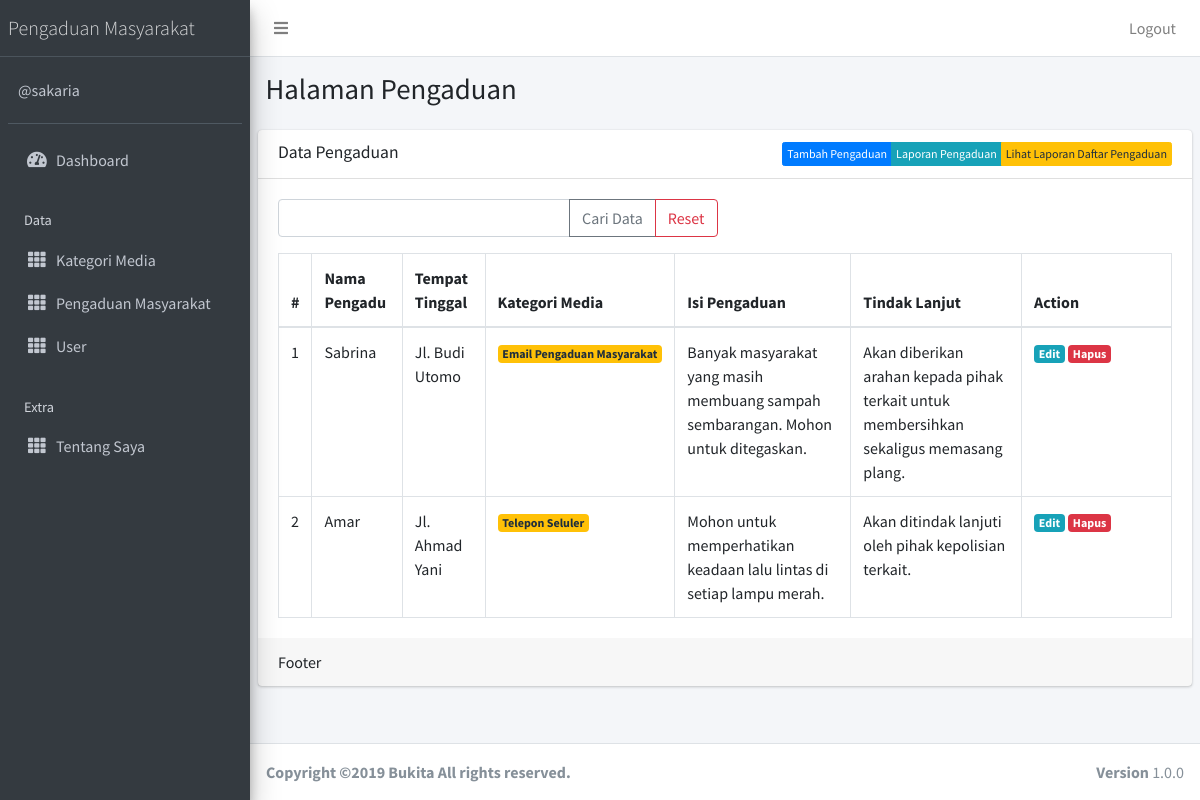
/public/pengaduan (signed in), run on the app's committed database.
### tables this page shows
CREATE TABLE `pengaduan` (
  `id` int(11) NOT NULL,
  `nama_pengadu` varchar(50) NOT NULL,
  `tempat_tinggal` varchar(50) NOT NULL,
  `kategori_id` int(11) NOT NULL,
  `isi_pengaduan` varchar(100) NOT NULL,
  `tindak_lanjut` varchar(100) NOT NULL
);

CREATE TABLE `kategori` (
  `id` int(11) NOT NULL,
  `nama_kategori` varchar(50) NOT NULL
);

### app/core/Controller.php (called while the page is built, shortened)
<?php
class Controller{
	public function view($view, $data = [])
	{
		require_once '../app/views/' . $view . '.php';
	}
	public function model($model)
	{
		return new $model;
	}
}

### app/controllers/Pengaduan.php (called while the page is built, shortened)
<?php
class Pengaduan extends Controller {
	public function index()
	{
		$data['title'] = 'Data Pengaduan';
		$data['pengaduan'] = $this->model('PengaduanModel')->getAllPengaduan();
		$this->view('pengaduan/index', $data);
	}
}

### app/core/App.php (called while the page is built, shortened)
<?php
class App{
	protected $method = 'index';
	protected $params = [];
	public function __construct(){
		$this->controller = new $this->controller;
		call_user_func_array([$this->controller, $this->method], $this->params);
	}
}

### public/index.php (called while the page is built, shortened)
<?php
$app = new App;

### app/core/Database.php (called while the page is built, shortened)
<?php
class Database{
	private $host = DB_HOST;
	private $user = DB_USER;
	private $pass = DB_PASS;
	private $dbnm = DB_NAME;
	private $dbh;
	private $stmt;
	public function __construct()
	{
		$dsn = 'mysql:host='. $this->host .';dbname='. $this->dbnm;
		$option = [
			PDO::ATTR_PERSISTENT => true,
			PDO::ATTR_ERRMODE => PDO::ERRMODE_EXCEPTION
		];
		try{
			$this->dbh = new PDO($dsn,$this->user,$this->pass, $option);
		}catch(PDOException $e){
			die($e->getMessage());
		}
	}
	public function query($query)
	{
		$this->stmt = $this->dbh->prepare($query);
	}
	public function execute()
	{
		$this->stmt->execute();
	}
	public function resultSet()
	{
		$this->execute();
		return $this->stmt->fetchAll(PDO::FETCH_ASSOC);
	}
}

### app/models/PengaduanModel.php (called while the page is built, shortened)
<?php
class PengaduanModel {
	private $table = 'pengaduan';
	private $db;
	public function __construct()
	{
		$this->db = new Database;
	}
	public function getAllPengaduan()
	{
		$this->db->query("SELECT pengaduan.*, kategori.nama_kategori FROM " . $this->table . " JOIN kategori ON kategori.id = pengaduan.kategori_id");
		return $this->db->resultSet();
	}
}

### app/views/pengaduan/index.php (the view, shortened to what this page needs)
  <div class="content-wrapper">
    <section class="content-header">
      <div class="container-fluid">
        <div class="row mb-2">
          <div class="col-sm-6">
            <h1>Halaman Pengaduan</h1>
          </div>
        </div>
      </div>
    </section>
    <section class="content">
      <div class="card">
        <div class="card-header">
          <h3 class="card-title"><?= $data['title'] ?></h3> <div class="btn-group float-right"><a href="<?= base_url; ?>/pengaduan/tambah" class="btn float-right btn-xs btn btn-primary">Tambah Pengaduan</a><a href="<?= base_url; ?>/pengaduan/laporan" class="btn float-right btn-xs btn btn-info">Laporan Pengaduan</a><a href="<?= base_url; ?>/pengaduan/lihatlaporan" class="btn float-right btn-xs btn btn-warning">Lihat Laporan Daftar Pengaduan</a></div>
        </div>
        <div class="card-body">
      <form action="<?= base_url; ?>/pengaduan/cari" method="post">
 <div class="row mb-3">
    <div class="col-lg-6">
      <div class="input-group">
        <input type="text" class="form-control" placeholder="" name="key" >
    <div class="input-group-append">
          <button class="btn btn-outline-secondary" type="submit">Cari Data</button>
          <a class="btn btn-outline-danger" href="<?= base_url; ?>/pengaduan" >Reset</a>
    </div>
  </div>
  </div>
</div>
    </form>
          <table class="table table-bordered">
                  <thead>
                    <tr>
                      <th style="width: 10px">#</th>
                      <th>Nama Pengadu</th>
                      <th>Tempat Tinggal</th>
                      <th>Kategori Media</th>
                      <th>Isi Pengaduan</th>
                      <th>Tindak Lanjut</th>
                      <th style="width: 150px">Action</th>
                    </tr>
                  </thead>
                  <tbody>
                  <?php $no=1; ?>
                    <?php foreach ($data['pengaduan'] as $row) :?>
                    <tr>
                      <td><?= $no; ?></td>
                      <td><?= $row['nama_pengadu'];?></td>
                      <td><?= $row['tempat_tinggal'];?></td>
                      <td><div class="badge badge-warning"><?= $row['nama_kategori'];?></div></td>
                      <td><?= $row['isi_pengaduan'];?></td>
                      <td><?= $row['tindak_lanjut'];?></td>
                      <td>
                        <a href="<?= base_url; ?>/pengaduan/edit/<?= $row['id'] ?>" class="badge badge-info">Edit</a> <a href="<?= base_url; ?>/pengaduan/hapus/<?= $row['id'] ?>" class="badge badge-danger" onclick="return confirm('Hapus data?');">Hapus</a>
                      </td>
                    </tr>
                    <?php $no++; endforeach; ?>
                  </tbody>
                </table>
        </div>
        <div class="card-footer">
          Footer
        </div>
      </div>
    </section>
  </div>

### data on the page
pengaduan: nama_pengadu "Sabrina", tempat_tinggal "Jl. Budi Utomo", kategori.nama_kategori "Email Pengaduan Masyarakat", isi_pengaduan "Banyak masyarakat yang masih membuang sampah sembarangan. Mohon untuk ditegaskan.", tindak_lanjut "Akan diberikan arahan kepada pihak terkait untuk membersihkan sekaligus memasang plang."
pengaduan: nama_pengadu "Amar", tempat_tinggal "Jl. Ahmad Yani", kategori.nama_kategori "Telepon Seluler", isi_pengaduan "Mohon untuk memperhatikan keadaan lalu lintas di setiap lampu merah.", tindak_lanjut "Akan ditindak lanjuti oleh pihak kepolisian terkait."

### other printed values
$data['title'] "Data Pengaduan"
